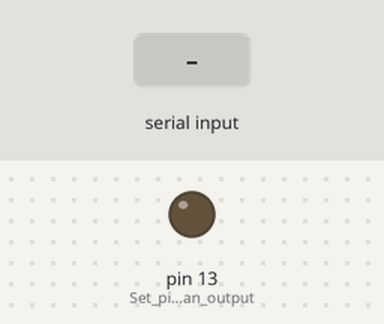
This sketch was run on a simulated Arduino Uno, built with avr-gcc and run on an emulated ATmega328P. Parts: output pins drawn as LEDs (lit = HIGH). The test bench sets the inputs (shaded band).

Above: at 1.2 s.
1.3 s: "1" received over Serial
At 2.6 s:
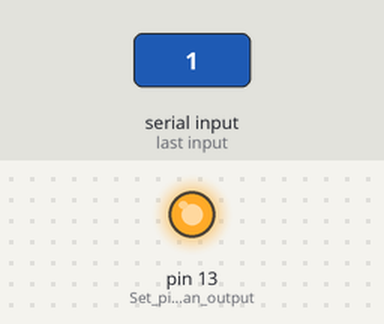
Timing chart, 0 to 4.3 s (numbered marks = the images above; inputs shaded):
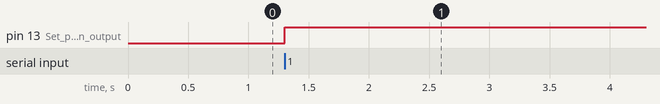

Measured:
- after the input at 1.3 s, pin 13 (Set_pin_13_as_an_output): LOW → HIGH at once

The sketch:

test_trigger_serial.ino
```cpp
int reset;

void setup() {
  // put your setup code here, to run once:
  Serial.begin(9600);

  pinMode(13, OUTPUT);  // Set pin 13 as an output
  //pinMode(8, INPUT);    // Set pin 8 as an input (read trigger signal from the switch

}

void loop() {
digitalWrite(13, LOW);
  // put your main code here, to run repeatedly:
  while (Serial.available() > 0) {
    digitalWrite(13, HIGH);
    delay(200);
    digitalWrite(13, LOW);


  }

 //digitalWrite(13, LOW);         // Set the output LOW (waiting for a trigger)
  //if ((digitalRead(8)==HIGH) && (reset == 1)) {  // If we have a trigger (switch is pushed, pin 8 jumped from LOW to HIGH) and RESET is done
  //  digitalWrite(13, HIGH);      // Create the pulse on output pin
  //  delay(200);                   // Delay 20 miliseconds
  //  reset = 0;                   // Set the board to unreset state
  //}
  //if (digitalRead(8)!=HIGH) {    // If the trigger stoped (input pin 8 jumped from HIGH back to LOW)
  //  reset = 1;                   // Reset the board, ready for the next trigger
  //}
}
```
